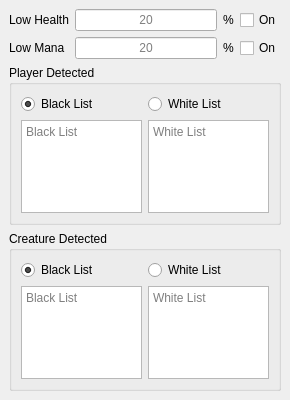
<?xml version="1.0" encoding="UTF-8"?>
<ui version="4.0">
 <class>Alarms_View</class>
 <widget class="QMainWindow" name="Alarms_View">
  <property name="geometry">
   <rect>
    <x>0</x>
    <y>0</y>
    <width>290</width>
    <height>400</height>
   </rect>
  </property>
  <property name="minimumSize">
   <size>
    <width>290</width>
    <height>400</height>
   </size>
  </property>
  <property name="maximumSize">
   <size>
    <width>290</width>
    <height>400</height>
   </size>
  </property>
  <property name="windowTitle">
   <string>Alarms</string>
  </property>
  <widget class="QWidget" name="centralwidget">
   <layout class="QGridLayout" name="gridLayout_3">
    <item row="0" column="0">
     <layout class="QHBoxLayout" name="horizontalLayout">
      <item>
       <widget class="QLabel" name="label">
        <property name="minimumSize">
         <size>
          <width>60</width>
          <height>0</height>
         </size>
        </property>
        <property name="text">
         <string>Low Health</string>
        </property>
       </widget>
      </item>
      <item>
       <widget class="QLineEdit" name="lowHealth_lineEdit">
        <property name="alignment">
         <set>Qt::AlignmentFlag::AlignCenter</set>
        </property>
        <property name="placeholderText">
         <string>20</string>
        </property>
       </widget>
      </item>
      <item>
       <widget class="QLabel" name="label_2">
        <property name="text">
         <string>%</string>
        </property>
       </widget>
      </item>
      <item>
       <widget class="QCheckBox" name="lowHealth_checkBox">
        <property name="text">
         <string>On</string>
        </property>
       </widget>
      </item>
     </layout>
    </item>
    <item row="1" column="0">
     <layout class="QHBoxLayout" name="horizontalLayout_2">
      <item>
       <widget class="QLabel" name="label_3">
        <property name="minimumSize">
         <size>
          <width>60</width>
          <height>0</height>
         </size>
        </property>
        <property name="text">
         <string>Low Mana</string>
        </property>
       </widget>
      </item>
      <item>
       <widget class="QLineEdit" name="lowMana_lineEdit">
        <property name="alignment">
         <set>Qt::AlignmentFlag::AlignCenter</set>
        </property>
        <property name="placeholderText">
         <string>20</string>
        </property>
       </widget>
      </item>
      <item>
       <widget class="QLabel" name="label_4">
        <property name="text">
         <string>%</string>
        </property>
       </widget>
      </item>
      <item>
       <widget class="QCheckBox" name="lowMana_checkBox">
        <property name="text">
         <string>On</string>
        </property>
       </widget>
      </item>
     </layout>
    </item>
    <item row="2" column="0">
     <widget class="QGroupBox" name="groupBox">
      <property name="title">
       <string>Player Detected</string>
      </property>
      <layout class="QGridLayout" name="gridLayout">
       <item row="0" column="0">
        <layout class="QHBoxLayout" name="horizontalLayout_3">
         <item>
          <widget class="QRadioButton" name="playerBlackList_radioButton">
           <property name="text">
            <string>Black List</string>
           </property>
           <property name="checked">
            <bool>true</bool>
           </property>
          </widget>
         </item>
         <item>
          <widget class="QRadioButton" name="playerWhite_List_radioButton">
           <property name="text">
            <string>White List</string>
           </property>
          </widget>
         </item>
        </layout>
       </item>
       <item row="1" column="0">
        <layout class="QHBoxLayout" name="horizontalLayout_4">
         <item>
          <widget class="QTextEdit" name="playerBlackList_textEdit">
           <property name="placeholderText">
            <string>Black List</string>
           </property>
          </widget>
         </item>
         <item>
          <widget class="QTextEdit" name="playerWhiteList_textEdit">
           <property name="placeholderText">
            <string>White List</string>
           </property>
          </widget>
         </item>
        </layout>
       </item>
      </layout>
     </widget>
    </item>
    <item row="3" column="0">
     <widget class="QGroupBox" name="groupBox_2">
      <property name="title">
       <string>Creature Detected</string>
      </property>
      <layout class="QGridLayout" name="gridLayout_2">
       <item row="0" column="0">
        <layout class="QHBoxLayout" name="horizontalLayout_5">
         <item>
          <widget class="QRadioButton" name="creatureBlackList_radioButton">
           <property name="text">
            <string>Black List</string>
           </property>
           <property name="checked">
            <bool>true</bool>
           </property>
          </widget>
         </item>
         <item>
          <widget class="QRadioButton" name="creatureWhiteList_radioButton">
           <property name="text">
            <string>White List</string>
           </property>
          </widget>
         </item>
        </layout>
       </item>
       <item row="1" column="0">
        <layout class="QHBoxLayout" name="horizontalLayout_6">
         <item>
          <widget class="QTextEdit" name="creatureBlackList_textEdit">
           <property name="placeholderText">
            <string>Black List</string>
           </property>
          </widget>
         </item>
         <item>
          <widget class="QTextEdit" name="creatureWhiteList_textEdit">
           <property name="placeholderText">
            <string>White List</string>
           </property>
          </widget>
         </item>
        </layout>
       </item>
      </layout>
     </widget>
    </item>
   </layout>
  </widget>
 </widget>
 <resources/>
 <connections/>
</ui>
